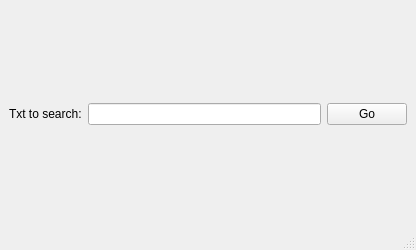
<?xml version="1.0" encoding="UTF-8"?>
<ui version="4.0">
 <class>MainWindow</class>
 <widget class="QMainWindow" name="MainWindow">
  <property name="geometry">
   <rect>
    <x>0</x>
    <y>0</y>
    <width>416</width>
    <height>250</height>
   </rect>
  </property>
  <property name="windowTitle">
   <string>MainWindow</string>
  </property>
  <widget class="QWidget" name="centralwidget">
   <layout class="QHBoxLayout" name="horizontalLayout">
    <item>
     <widget class="QLabel" name="label">
      <property name="text">
       <string>Txt to search:</string>
      </property>
     </widget>
    </item>
    <item>
     <widget class="QLineEdit" name="lne_search"/>
    </item>
    <item>
     <widget class="QPushButton" name="pbn_go">
      <property name="text">
       <string>Go</string>
      </property>
     </widget>
    </item>
   </layout>
  </widget>
  <widget class="QMenuBar" name="menubar">
   <property name="geometry">
    <rect>
     <x>0</x>
     <y>0</y>
     <width>416</width>
     <height>21</height>
    </rect>
   </property>
  </widget>
  <widget class="QStatusBar" name="statusbar"/>
 </widget>
 <resources/>
 <connections/>
</ui>
